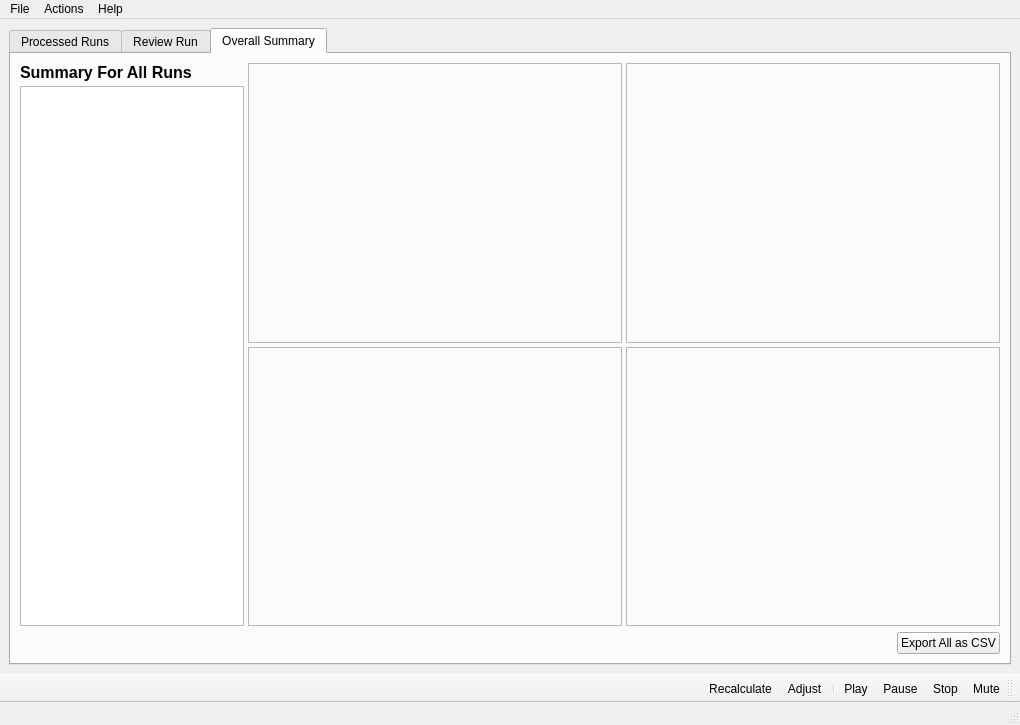
<?xml version="1.0" encoding="UTF-8"?>
<ui version="4.0">
 <class>MainWindow</class>
 <widget class="QMainWindow" name="MainWindow">
  <property name="geometry">
   <rect>
    <x>0</x>
    <y>0</y>
    <width>1020</width>
    <height>725</height>
   </rect>
  </property>
  <property name="windowTitle">
   <string>MainWindow</string>
  </property>
  <widget class="QWidget" name="centralwidget">
   <layout class="QVBoxLayout" name="verticalLayout">
    <item>
     <widget class="QTabWidget" name="tabWidgetMain">
      <property name="currentIndex">
       <number>2</number>
      </property>
      <widget class="QWidget" name="tabDataList">
       <attribute name="title">
        <string>Processed Runs</string>
       </attribute>
       <layout class="QHBoxLayout" name="horizontalLayout_2" stretch="1,2">
        <item>
         <widget class="QFrame" name="frameLeftProcessed">
          <property name="frameShape">
           <enum>QFrame::StyledPanel</enum>
          </property>
          <property name="frameShadow">
           <enum>QFrame::Plain</enum>
          </property>
          <layout class="QVBoxLayout" name="verticalLayout_6" stretch="0,0">
           <item>
            <widget class="QTableView" name="tableViewRuns">
             <property name="frameShadow">
              <enum>QFrame::Plain</enum>
             </property>
             <property name="editTriggers">
              <set>QAbstractItemView::NoEditTriggers</set>
             </property>
             <property name="alternatingRowColors">
              <bool>true</bool>
             </property>
             <property name="selectionMode">
              <enum>QAbstractItemView::SingleSelection</enum>
             </property>
             <property name="selectionBehavior">
              <enum>QAbstractItemView::SelectRows</enum>
             </property>
            </widget>
           </item>
           <item>
            <layout class="QHBoxLayout" name="horizontalLayoutSearch" stretch="0,1">
             <item>
              <widget class="QLabel" name="labelFilter">
               <property name="text">
                <string>Filter:</string>
               </property>
              </widget>
             </item>
             <item>
              <widget class="QLineEdit" name="lineEditFilter">
               <property name="toolTip">
                <string>Filters by title</string>
               </property>
               <property name="text">
                <string/>
               </property>
               <property name="placeholderText">
                <string>Enter Title To Filter Results</string>
               </property>
               <property name="clearButtonEnabled">
                <bool>true</bool>
               </property>
              </widget>
             </item>
            </layout>
           </item>
          </layout>
         </widget>
        </item>
        <item>
         <widget class="QFrame" name="frameSummary">
          <property name="frameShape">
           <enum>QFrame::StyledPanel</enum>
          </property>
          <property name="frameShadow">
           <enum>QFrame::Plain</enum>
          </property>
          <layout class="QVBoxLayout" name="verticalLayout_2" stretch="0,0,1,1,0">
           <property name="spacing">
            <number>4</number>
           </property>
           <item>
            <layout class="QHBoxLayout" name="horizontalLayoutSummaryTitle">
             <item>
              <widget class="QLabel" name="labelSummaryTitle">
               <property name="font">
                <font>
                 <pointsize>12</pointsize>
                 <bold>true</bold>
                </font>
               </property>
               <property name="text">
                <string>Summary for Run ID</string>
               </property>
              </widget>
             </item>
            </layout>
           </item>
           <item>
            <layout class="QHBoxLayout" name="horizontalLayoutSummaryUnderTitle" stretch="1,1,1">
             <item>
              <widget class="QLabel" name="labelSummaryDate">
               <property name="text">
                <string>Date: </string>
               </property>
              </widget>
             </item>
             <item>
              <widget class="QLabel" name="labelSummaryProcessDate">
               <property name="text">
                <string>Processed: </string>
               </property>
              </widget>
             </item>
             <item>
              <widget class="QLabel" name="labelSummaryTag">
               <property name="text">
                <string>Title: </string>
               </property>
              </widget>
             </item>
            </layout>
           </item>
           <item>
            <layout class="QHBoxLayout" name="horizontalLayoutSummaryTextGraphic" stretch="1,1">
             <property name="spacing">
              <number>4</number>
             </property>
             <item>
              <widget class="QPlainTextEdit" name="plainTextEditSummary"/>
             </item>
             <item>
              <widget class="QFrame" name="frameSummaryGraphic1">
               <property name="frameShape">
                <enum>QFrame::StyledPanel</enum>
               </property>
               <layout class="QHBoxLayout" name="horizontalLayout_4">
                <property name="spacing">
                 <number>0</number>
                </property>
                <property name="leftMargin">
                 <number>1</number>
                </property>
                <property name="topMargin">
                 <number>1</number>
                </property>
                <property name="rightMargin">
                 <number>1</number>
                </property>
                <property name="bottomMargin">
                 <number>1</number>
                </property>
                <item>
                 <widget class="QWidget" name="widgetSummaryGraphic1" native="true"/>
                </item>
               </layout>
              </widget>
             </item>
            </layout>
           </item>
           <item>
            <layout class="QHBoxLayout" name="horizontalLayoutSummaryBottomGraphics" stretch="1,1">
             <property name="spacing">
              <number>4</number>
             </property>
             <item>
              <widget class="QFrame" name="frameSummaryGraphic2">
               <property name="frameShape">
                <enum>QFrame::StyledPanel</enum>
               </property>
               <layout class="QHBoxLayout" name="horizontalLayout_5">
                <property name="spacing">
                 <number>0</number>
                </property>
                <property name="leftMargin">
                 <number>1</number>
                </property>
                <property name="topMargin">
                 <number>1</number>
                </property>
                <property name="rightMargin">
                 <number>1</number>
                </property>
                <property name="bottomMargin">
                 <number>1</number>
                </property>
                <item>
                 <widget class="QWidget" name="widgetSummaryGraphic2" native="true"/>
                </item>
               </layout>
              </widget>
             </item>
             <item>
              <widget class="QFrame" name="frameSummaryGraphic3">
               <property name="frameShape">
                <enum>QFrame::StyledPanel</enum>
               </property>
               <layout class="QHBoxLayout" name="horizontalLayout_6">
                <property name="spacing">
                 <number>0</number>
                </property>
                <property name="leftMargin">
                 <number>1</number>
                </property>
                <property name="topMargin">
                 <number>1</number>
                </property>
                <property name="rightMargin">
                 <number>1</number>
                </property>
                <property name="bottomMargin">
                 <number>1</number>
                </property>
                <item>
                 <widget class="QWidget" name="widgetSummaryGraphic3" native="true"/>
                </item>
               </layout>
              </widget>
             </item>
            </layout>
           </item>
           <item>
            <layout class="QHBoxLayout" name="horizontalLayoutSummaryButtons">
             <item>
              <spacer name="horizontalSpacer">
               <property name="orientation">
                <enum>Qt::Horizontal</enum>
               </property>
               <property name="sizeHint" stdset="0">
                <size>
                 <width>40</width>
                 <height>20</height>
                </size>
               </property>
              </spacer>
             </item>
             <item>
              <widget class="QPushButton" name="pushButtonRecalculateOne">
               <property name="toolTip">
                <string>Developer Use Only - Will be Removed</string>
               </property>
               <property name="text">
                <string>Redo Calculations</string>
               </property>
               <property name="icon">
                <iconset resource="icons.qrc">
                 <normaloff>:/icons/function-square.svg</normaloff>:/icons/function-square.svg</iconset>
               </property>
              </widget>
             </item>
             <item>
              <widget class="QPushButton" name="pushButtonExportDisplayed">
               <property name="minimumSize">
                <size>
                 <width>110</width>
                 <height>0</height>
                </size>
               </property>
               <property name="toolTip">
                <string>Export a series for the selected run only</string>
               </property>
               <property name="text">
                <string>Export as CSV</string>
               </property>
               <property name="icon">
                <iconset resource="icons.qrc">
                 <normaloff>:/icons/file-spreadsheet.svg</normaloff>:/icons/file-spreadsheet.svg</iconset>
               </property>
              </widget>
             </item>
             <item>
              <widget class="QPushButton" name="pushButtonOpenReview">
               <property name="toolTip">
                <string>Open For individual review and playback</string>
               </property>
               <property name="text">
                <string>Open For Review</string>
               </property>
               <property name="icon">
                <iconset resource="icons.qrc">
                 <normaloff>:/icons/sidebar-open.svg</normaloff>:/icons/sidebar-open.svg</iconset>
               </property>
              </widget>
             </item>
            </layout>
           </item>
          </layout>
         </widget>
        </item>
       </layout>
      </widget>
      <widget class="QWidget" name="tabReviewData">
       <attribute name="title">
        <string>Review Run</string>
       </attribute>
       <layout class="QHBoxLayout" name="horizontalLayout" stretch="1,3">
        <item>
         <layout class="QVBoxLayout" name="verticalLayoutReviewLeft">
          <item>
           <widget class="QPlainTextEdit" name="plainTextEditStats">
            <property name="font">
             <font>
              <family>Lucida Sans Typewriter</family>
             </font>
            </property>
            <property name="frameShadow">
             <enum>QFrame::Plain</enum>
            </property>
            <property name="lineWrapMode">
             <enum>QPlainTextEdit::NoWrap</enum>
            </property>
            <property name="readOnly">
             <bool>true</bool>
            </property>
           </widget>
          </item>
         </layout>
        </item>
        <item>
         <layout class="QVBoxLayout" name="verticalLayoutReviewRight" stretch="1,2,0">
          <item>
           <widget class="QFrame" name="frameReviewImages">
            <property name="frameShape">
             <enum>QFrame::StyledPanel</enum>
            </property>
            <property name="frameShadow">
             <enum>QFrame::Plain</enum>
            </property>
            <layout class="QHBoxLayout" name="horizontalLayout_3" stretch="1,1,1">
             <property name="spacing">
              <number>4</number>
             </property>
             <property name="leftMargin">
              <number>4</number>
             </property>
             <property name="topMargin">
              <number>4</number>
             </property>
             <property name="rightMargin">
              <number>4</number>
             </property>
             <property name="bottomMargin">
              <number>4</number>
             </property>
             <item>
              <widget class="QFrame" name="frameReviewGraphicTop1">
               <property name="frameShape">
                <enum>QFrame::StyledPanel</enum>
               </property>
               <layout class="QHBoxLayout" name="horizontalLayout_7">
                <property name="spacing">
                 <number>0</number>
                </property>
                <property name="leftMargin">
                 <number>1</number>
                </property>
                <property name="topMargin">
                 <number>1</number>
                </property>
                <property name="rightMargin">
                 <number>1</number>
                </property>
                <property name="bottomMargin">
                 <number>1</number>
                </property>
                <item>
                 <widget class="QWidget" name="widgetReviewGraphic1" native="true"/>
                </item>
               </layout>
              </widget>
             </item>
             <item>
              <widget class="QFrame" name="frameReviewGraphicTop2">
               <property name="frameShape">
                <enum>QFrame::StyledPanel</enum>
               </property>
               <layout class="QHBoxLayout" name="horizontalLayout_8">
                <property name="spacing">
                 <number>0</number>
                </property>
                <property name="leftMargin">
                 <number>1</number>
                </property>
                <property name="topMargin">
                 <number>1</number>
                </property>
                <property name="rightMargin">
                 <number>1</number>
                </property>
                <property name="bottomMargin">
                 <number>1</number>
                </property>
                <item>
                 <widget class="QWidget" name="widgetReviewGraphic2" native="true"/>
                </item>
               </layout>
              </widget>
             </item>
             <item>
              <widget class="QFrame" name="frameReviewGraphicTop3">
               <property name="frameShape">
                <enum>QFrame::StyledPanel</enum>
               </property>
               <layout class="QHBoxLayout" name="horizontalLayout_9">
                <property name="spacing">
                 <number>0</number>
                </property>
                <property name="leftMargin">
                 <number>1</number>
                </property>
                <property name="topMargin">
                 <number>1</number>
                </property>
                <property name="rightMargin">
                 <number>1</number>
                </property>
                <property name="bottomMargin">
                 <number>1</number>
                </property>
                <item>
                 <widget class="QWidget" name="widgetReviewGraphic3" native="true"/>
                </item>
               </layout>
              </widget>
             </item>
            </layout>
           </widget>
          </item>
          <item>
           <widget class="QFrame" name="frameVideo">
            <property name="frameShape">
             <enum>QFrame::StyledPanel</enum>
            </property>
            <property name="frameShadow">
             <enum>QFrame::Plain</enum>
            </property>
            <layout class="QVBoxLayout" name="verticalLayout_4">
             <property name="spacing">
              <number>0</number>
             </property>
             <property name="leftMargin">
              <number>4</number>
             </property>
             <property name="topMargin">
              <number>4</number>
             </property>
             <property name="rightMargin">
              <number>4</number>
             </property>
             <property name="bottomMargin">
              <number>4</number>
             </property>
             <item>
              <widget class="QWidget" name="widgetVideoContainer" native="true">
               <property name="sizePolicy">
                <sizepolicy hsizetype="Preferred" vsizetype="Preferred">
                 <horstretch>0</horstretch>
                 <verstretch>0</verstretch>
                </sizepolicy>
               </property>
               <property name="minimumSize">
                <size>
                 <width>480</width>
                 <height>270</height>
                </size>
               </property>
               <property name="focusPolicy">
                <enum>Qt::NoFocus</enum>
               </property>
               <property name="contextMenuPolicy">
                <enum>Qt::NoContextMenu</enum>
               </property>
              </widget>
             </item>
            </layout>
           </widget>
          </item>
          <item>
           <widget class="QSlider" name="horizontalSliderSeek">
            <property name="enabled">
             <bool>false</bool>
            </property>
            <property name="maximum">
             <number>1000</number>
            </property>
            <property name="orientation">
             <enum>Qt::Horizontal</enum>
            </property>
           </widget>
          </item>
         </layout>
        </item>
       </layout>
      </widget>
      <widget class="QWidget" name="tabOverallSummary">
       <attribute name="title">
        <string>Overall Summary</string>
       </attribute>
       <layout class="QVBoxLayout" name="verticalLayout_5" stretch="1,0">
        <item>
         <layout class="QHBoxLayout" name="horizontalLayoutOverallMain" stretch="3,5,5">
          <property name="spacing">
           <number>4</number>
          </property>
          <item>
           <layout class="QVBoxLayout" name="verticalLayoutOverallLeft" stretch="0,1">
            <item>
             <widget class="QLabel" name="labelOverallTitle">
              <property name="font">
               <font>
                <pointsize>12</pointsize>
                <bold>true</bold>
               </font>
              </property>
              <property name="text">
               <string>Summary For All Runs</string>
              </property>
              <property name="wordWrap">
               <bool>true</bool>
              </property>
             </widget>
            </item>
            <item>
             <widget class="QPlainTextEdit" name="plainTextEditOverallStats">
              <property name="readOnly">
               <bool>true</bool>
              </property>
             </widget>
            </item>
           </layout>
          </item>
          <item>
           <layout class="QVBoxLayout" name="verticalLayoutOverallMiddle">
            <item>
             <widget class="QFrame" name="frameOverallGraphic1">
              <property name="frameShape">
               <enum>QFrame::StyledPanel</enum>
              </property>
              <property name="frameShadow">
               <enum>QFrame::Plain</enum>
              </property>
              <layout class="QHBoxLayout" name="horizontalLayout_10">
               <property name="spacing">
                <number>0</number>
               </property>
               <property name="leftMargin">
                <number>1</number>
               </property>
               <property name="topMargin">
                <number>1</number>
               </property>
               <property name="rightMargin">
                <number>1</number>
               </property>
               <property name="bottomMargin">
                <number>1</number>
               </property>
               <item>
                <widget class="QWidget" name="widgetOverallGraphic1" native="true"/>
               </item>
              </layout>
             </widget>
            </item>
            <item>
             <widget class="QFrame" name="frameOverallGraphic2">
              <property name="frameShape">
               <enum>QFrame::StyledPanel</enum>
              </property>
              <property name="frameShadow">
               <enum>QFrame::Plain</enum>
              </property>
              <layout class="QHBoxLayout" name="horizontalLayout_12">
               <property name="spacing">
                <number>0</number>
               </property>
               <property name="leftMargin">
                <number>1</number>
               </property>
               <property name="topMargin">
                <number>1</number>
               </property>
               <property name="rightMargin">
                <number>1</number>
               </property>
               <property name="bottomMargin">
                <number>1</number>
               </property>
               <item>
                <widget class="QWidget" name="widgetOverallGraphic2" native="true"/>
               </item>
              </layout>
             </widget>
            </item>
           </layout>
          </item>
          <item>
           <layout class="QVBoxLayout" name="verticalLayoutOverallRight">
            <item>
             <widget class="QFrame" name="frameOverallGraphic3">
              <property name="frameShape">
               <enum>QFrame::StyledPanel</enum>
              </property>
              <property name="frameShadow">
               <enum>QFrame::Plain</enum>
              </property>
              <layout class="QHBoxLayout" name="horizontalLayout_11">
               <property name="spacing">
                <number>0</number>
               </property>
               <property name="leftMargin">
                <number>1</number>
               </property>
               <property name="topMargin">
                <number>1</number>
               </property>
               <property name="rightMargin">
                <number>1</number>
               </property>
               <property name="bottomMargin">
                <number>1</number>
               </property>
               <item>
                <widget class="QWidget" name="widgetOverallGraphic3" native="true"/>
               </item>
              </layout>
             </widget>
            </item>
            <item>
             <widget class="QFrame" name="frameOverallGraphic4">
              <property name="frameShape">
               <enum>QFrame::StyledPanel</enum>
              </property>
              <property name="frameShadow">
               <enum>QFrame::Plain</enum>
              </property>
              <layout class="QHBoxLayout" name="horizontalLayout_13">
               <property name="spacing">
                <number>0</number>
               </property>
               <property name="leftMargin">
                <number>1</number>
               </property>
               <property name="topMargin">
                <number>1</number>
               </property>
               <property name="rightMargin">
                <number>1</number>
               </property>
               <property name="bottomMargin">
                <number>1</number>
               </property>
               <item>
                <widget class="QWidget" name="widgetOverallGraphic4" native="true"/>
               </item>
              </layout>
             </widget>
            </item>
           </layout>
          </item>
         </layout>
        </item>
        <item>
         <layout class="QHBoxLayout" name="horizontalLayoutOverallButtons" stretch="0,0">
          <item>
           <spacer name="horizontalSpacer_2">
            <property name="orientation">
             <enum>Qt::Horizontal</enum>
            </property>
            <property name="sizeHint" stdset="0">
             <size>
              <width>40</width>
              <height>20</height>
             </size>
            </property>
           </spacer>
          </item>
          <item>
           <widget class="QPushButton" name="pushButtonExportAll">
            <property name="toolTip">
             <string>Export data from all runs in csv format</string>
            </property>
            <property name="text">
             <string>Export All as CSV</string>
            </property>
            <property name="icon">
             <iconset resource="icons.qrc">
              <normaloff>:/icons/download.svg</normaloff>:/icons/download.svg</iconset>
            </property>
           </widget>
          </item>
         </layout>
        </item>
       </layout>
      </widget>
     </widget>
    </item>
   </layout>
  </widget>
  <widget class="QMenuBar" name="menubar">
   <property name="geometry">
    <rect>
     <x>0</x>
     <y>0</y>
     <width>1020</width>
     <height>21</height>
    </rect>
   </property>
   <widget class="QMenu" name="menuFile">
    <property name="title">
     <string>File</string>
    </property>
    <addaction name="actionImport_Zip"/>
    <addaction name="actionImport_Folder"/>
    <addaction name="separator"/>
    <addaction name="actionExit"/>
   </widget>
   <widget class="QMenu" name="menuHelp">
    <property name="title">
     <string>Help</string>
    </property>
    <addaction name="actionReadme"/>
    <addaction name="actionUsage"/>
    <addaction name="separator"/>
    <addaction name="actionAbout"/>
   </widget>
   <widget class="QMenu" name="menuActions">
    <property name="title">
     <string>Actions</string>
    </property>
    <addaction name="actionExport_All_Data"/>
   </widget>
   <addaction name="menuFile"/>
   <addaction name="menuActions"/>
   <addaction name="menuHelp"/>
  </widget>
  <widget class="QStatusBar" name="statusbar"/>
  <widget class="QToolBar" name="toolBar">
   <property name="windowTitle">
    <string>toolBar</string>
   </property>
   <property name="layoutDirection">
    <enum>Qt::RightToLeft</enum>
   </property>
   <property name="iconSize">
    <size>
     <width>38</width>
     <height>38</height>
    </size>
   </property>
   <attribute name="toolBarArea">
    <enum>BottomToolBarArea</enum>
   </attribute>
   <attribute name="toolBarBreak">
    <bool>false</bool>
   </attribute>
   <addaction name="actionMute"/>
   <addaction name="actionStop"/>
   <addaction name="actionPause"/>
   <addaction name="actionPlay"/>
   <addaction name="separator"/>
   <addaction name="actionAdjust"/>
   <addaction name="actionRecalculate"/>
  </widget>
  <action name="actionImport_Zip">
   <property name="icon">
    <iconset resource="icons.qrc">
     <normaloff>:/icons/upload.svg</normaloff>:/icons/upload.svg</iconset>
   </property>
   <property name="text">
    <string>Import Zip(s)...</string>
   </property>
   <property name="toolTip">
    <string>Select one or more zip files to import</string>
   </property>
   <property name="shortcut">
    <string>Ctrl+I</string>
   </property>
  </action>
  <action name="actionExit">
   <property name="icon">
    <iconset resource="icons.qrc">
     <normaloff>:/icons/x.svg</normaloff>:/icons/x.svg</iconset>
   </property>
   <property name="text">
    <string>Exit</string>
   </property>
   <property name="shortcut">
    <string>Ctrl+Q</string>
   </property>
  </action>
  <action name="actionPause">
   <property name="checkable">
    <bool>true</bool>
   </property>
   <property name="icon">
    <iconset resource="icons.qrc">
     <normaloff>:/icons/pause.svg</normaloff>:/icons/pause.svg</iconset>
   </property>
   <property name="text">
    <string>Pause</string>
   </property>
   <property name="shortcut">
    <string>Ctrl+P</string>
   </property>
  </action>
  <action name="actionPlay">
   <property name="icon">
    <iconset resource="icons.qrc">
     <normaloff>:/icons/play.svg</normaloff>:/icons/play.svg</iconset>
   </property>
   <property name="text">
    <string>Play</string>
   </property>
   <property name="shortcut">
    <string>Ctrl+R</string>
   </property>
  </action>
  <action name="actionStop">
   <property name="icon">
    <iconset resource="icons.qrc">
     <normaloff>:/icons/square.svg</normaloff>:/icons/square.svg</iconset>
   </property>
   <property name="text">
    <string>Stop</string>
   </property>
   <property name="shortcut">
    <string>Ctrl+S</string>
   </property>
  </action>
  <action name="actionExport_All_Data">
   <property name="icon">
    <iconset resource="icons.qrc">
     <normaloff>:/icons/download.svg</normaloff>:/icons/download.svg</iconset>
   </property>
   <property name="text">
    <string>Export All Data...</string>
   </property>
   <property name="toolTip">
    <string>Export data from all runs in csv format</string>
   </property>
   <property name="shortcut">
    <string>Ctrl+E</string>
   </property>
  </action>
  <action name="actionReadme">
   <property name="icon">
    <iconset resource="icons.qrc">
     <normaloff>:/icons/help-circle.svg</normaloff>:/icons/help-circle.svg</iconset>
   </property>
   <property name="text">
    <string>Readme...</string>
   </property>
   <property name="toolTip">
    <string>Opens the readme file in a new window</string>
   </property>
  </action>
  <action name="actionAbout">
   <property name="icon">
    <iconset resource="icons.qrc">
     <normaloff>:/icons/info.svg</normaloff>:/icons/info.svg</iconset>
   </property>
   <property name="text">
    <string>About...</string>
   </property>
   <property name="toolTip">
    <string>Opens about window</string>
   </property>
  </action>
  <action name="actionMute">
   <property name="checkable">
    <bool>true</bool>
   </property>
   <property name="icon">
    <iconset resource="icons.qrc">
     <normaloff>:/icons/volume-x.svg</normaloff>:/icons/volume-x.svg</iconset>
   </property>
   <property name="text">
    <string>Mute</string>
   </property>
   <property name="shortcut">
    <string>Ctrl+M</string>
   </property>
  </action>
  <action name="actionImport_Folder">
   <property name="icon">
    <iconset resource="icons.qrc">
     <normaloff>:/icons/folder-up.svg</normaloff>:/icons/folder-up.svg</iconset>
   </property>
   <property name="text">
    <string>Import Folder(s)...</string>
   </property>
   <property name="shortcut">
    <string>Ctrl+U</string>
   </property>
  </action>
  <action name="actionUsage">
   <property name="icon">
    <iconset resource="icons.qrc">
     <normaloff>:/icons/life-buoy.svg</normaloff>:/icons/life-buoy.svg</iconset>
   </property>
   <property name="text">
    <string>Usage...</string>
   </property>
   <property name="toolTip">
    <string>Opens user manual in a new window</string>
   </property>
   <property name="shortcut">
    <string>Ctrl+H</string>
   </property>
  </action>
  <action name="actionAdjust">
   <property name="icon">
    <iconset resource="icons.qrc">
     <normaloff>:/icons/sliders.svg</normaloff>:/icons/sliders.svg</iconset>
   </property>
   <property name="text">
    <string>Adjust</string>
   </property>
   <property name="toolTip">
    <string>Adjust parameters for this run</string>
   </property>
   <property name="shortcut">
    <string>Ctrl+T</string>
   </property>
  </action>
  <action name="actionRecalculate">
   <property name="icon">
    <iconset resource="icons.qrc">
     <normaloff>:/icons/function-square.svg</normaloff>:/icons/function-square.svg</iconset>
   </property>
   <property name="text">
    <string>Recalculate</string>
   </property>
   <property name="toolTip">
    <string>Recalculate and store data based on provided parameter changes</string>
   </property>
  </action>
 </widget>
 <resources>
  <include location="icons.qrc"/>
 </resources>
 <connections/>
</ui>
